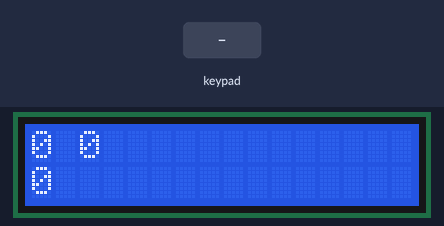
Bench run of a sketch on a simulated Arduino Uno, built with avr-gcc and run on an emulated ATmega328P. Parts: 16×2 character LCD. The inputs (shaded band) are chosen by the test bench.

Above: at 3.2 s.
3.3 s: keypad keys 0 1 2 3 # pressed 0.4 s apart
At 6.0 s:
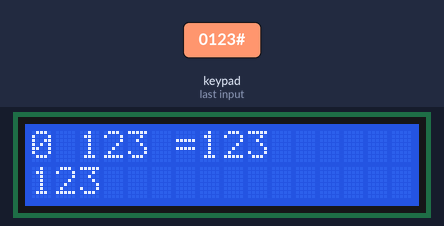
6.8 s: key 'D' pressed
At 7.5 s:
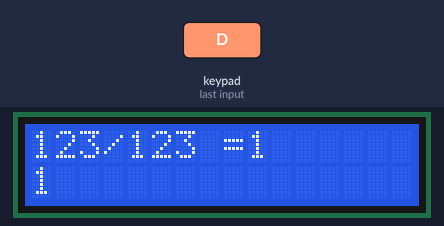
8.3 s: key 'C' pressed
At 9.5 s:
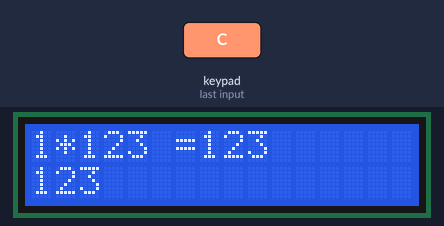
9.8 s: keypad keys 0 1 2 3 * pressed 0.4 s apart
At 12.2 s:
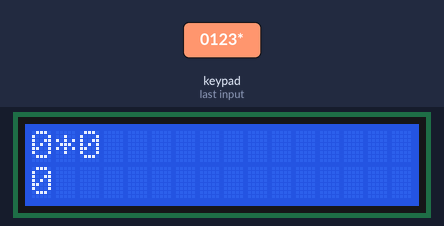
13.3 s: key 'B' pressed
At 13.6 s:
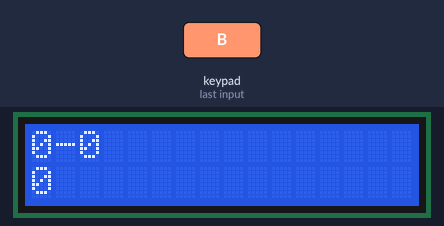
14.8 s: keypad keys 0 1 2 3 A pressed 0.4 s apart
At 17.0 s:
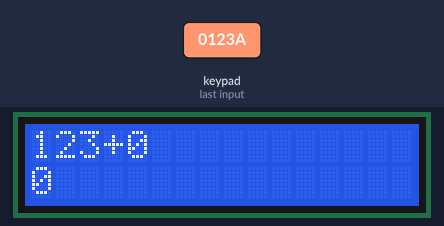
Timing chart, 0 to 18.5 s (numbered marks = the images above; inputs shaded):
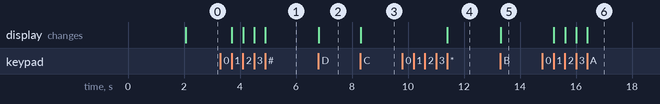

The sketch:

gomulufinal.ino
```cpp
#include <LiquidCrystal.h>
#include <Keypad.h>

const byte ROWS = 4;
const byte COLS = 4;

char keys[ROWS][COLS] = {
  {'7','8','9','D'},
  {'4','5','6','C'},
  {'1','2','3','B'},
  {'*','0','#','A'}
};

byte rowPins[ROWS] = { 0, 1, 2, 3 };
byte colPins[COLS] = { 4, 5, 6, 7 };

Keypad customKeypad = Keypad(makeKeymap(keys), rowPins, colPins, ROWS, COLS);

const int lcdRs = 8, lcdEn = 9, lcdD4 = 10, lcdD5 = 11, lcdD6 = 12, lcdD7 = 13;
LiquidCrystal lcd(lcdRs, lcdEn, lcdD4, lcdD5, lcdD6, lcdD7);

long ilksayi, ikincisayi, sonuc;
char currentKey, islem;
boolean calculationComplete = false;

void setup() {
  lcd.begin(16, 2);
  lcd.print("HESAP MAKINESI");
  lcd.setCursor(0, 1);
  lcd.print("CALISIYOR");

  delay(2000);
  lcd.clear();
}

void loop() {
  currentKey = customKeypad.getKey();

  if (currentKey != NO_KEY)
    processKey();

  if (calculationComplete)
    performCalculation();

  displayResult();
}

void processKey() {
  lcd.clear();
  if (currentKey == '*') {
    resetCalculator();
  } else if (isDigit(currentKey)) {
    addDigitTosonuc(currentKey - '0');
  } else if (currentKey == '#') {
    finalizeikincisayi();
  } else {
    setislem();
  }
}

void resetCalculator() {
  Serial.println("RESETLENIYOR");
  sonuc = ilksayi = ikincisayi = 0;
  calculationComplete = false;
}

bool isDigit(char key) {
  return key >= '0' && key <= '9';
}

void addDigitTosonuc(int digit) {
  Serial.print("Rakam ekleme: ");
  Serial.println(digit);
  sonuc = (sonuc * 10) + digit;
}

void finalizeikincisayi() {
  Serial.println("Ikinci Sayi Tamamlama");
  ikincisayi = sonuc;
  calculationComplete = true;
}

void setislem() {
  ilksayi = sonuc;
  sonuc = 0;
  if (currentKey == 'A') {
    Serial.println("TOPLAMA");
    islem = '+';
  } else if (currentKey == 'B') {
    Serial.println("CIKARMA");
    islem = '-';
  } else if (currentKey == 'C') {
    Serial.println("CARPMA");
    islem = '*';
  } else if (currentKey == 'D') {
    Serial.println("BOLME");
    islem = '/';
  }
}

void performCalculation() {
  if (islem == '+')
    sonuc = ilksayi + ikincisayi;
  else if (islem == '-')
    sonuc = ilksayi - ikincisayi;
  else if (islem == '*')
    sonuc = ilksayi * ikincisayi;
  else if (islem == '/')
    sonuc = ilksayi / ikincisayi;
}

void displayResult() {
  lcd.setCursor(0, 0);
  lcd.print(ilksayi);
  lcd.print(islem);
  lcd.print(ikincisayi);

  if (calculationComplete) {
    lcd.print(" =");
    lcd.print(sonuc);
  }

  lcd.setCursor(0, 1);
  lcd.print(sonuc);
}
```

Measured:
- after the input at 3.3 s, the display: first changes after 0.41 s (image 1 shows a later state)
- after the input at 6.8 s, the display: changes at once (image 2)
- after the input at 8.3 s, the display: changes at once (image 3)
- after the input at 9.8 s, the display: changes after 1.6 s (image 4)
- after the input at 13.3 s, the display: changes at once (image 5)
- after the input at 14.8 s, the display: first changes after 0.41 s (image 6 shows a later state)
